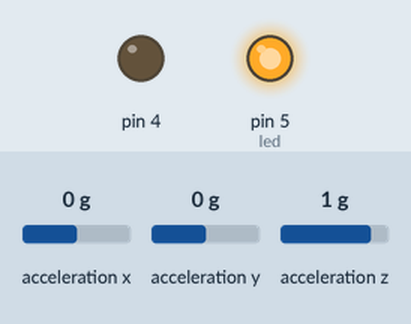
Recording of a sketch running on a simulated Arduino Uno, built for the host (arithmetic inside an expression is 32-bit, double 64-bit). Parts: output pins drawn as LEDs (lit = HIGH). Wiring (inferred from the names in the program): ADXL345 accelerometer at I2C address 0x53. The inputs (shaded band) are chosen by the test bench; at power-on: acceleration x 0 g, acceleration y 0 g, acceleration z 1 g. Storage starts empty; what the sketch prints to the serial monitor is not drawn.

Above: at 0.2 s.
At 2.2 s:
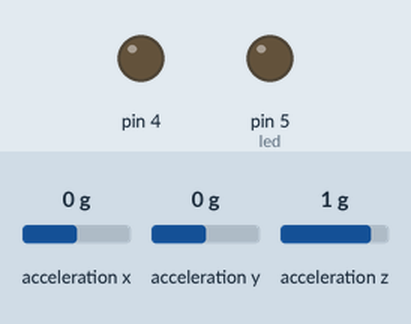
At 3.59 s:
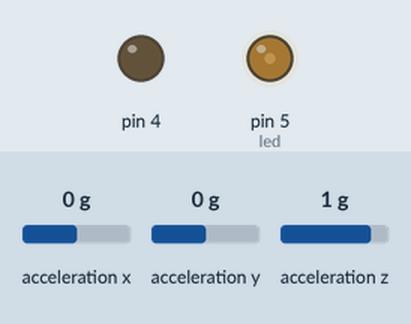
Timing chart, 0 to 40.0 s (numbered marks = the images above):
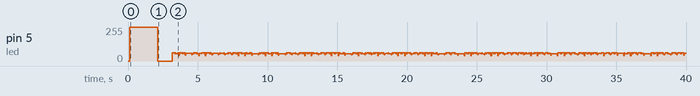

The sketch:

sd_loggingi2c_355.ino
```cpp
#define DEVID_AD                 0x00 //ADXL355BZ
#define DEVID_MST                0x01
#define PARTID                   0x02
#define REVID                    0x03
#define STATUS                   0x04
#define FIFO_ENTRIES             0x05
#define TEMP2                    0x06
#define TEMP1                    0x07
#define XDATA3                   0x08
#define XDATA2                   0x09
#define XDATA1                   0x0A
#define YDATA3                   0x0B
#define YDATA2                   0x0C
#define YDATA1                   0x0D
#define ZDATA3                   0x0E
#define ZDATA2                   0x0F
#define ZDATA1                   0x10
#define FIFO_DATA                0x11
#define OFFSET_X_H               0x1E
#define OFFSET_X_L               0x1F
#define OFFSET_Y_H               0x20
#define OFFSET_Y_L               0x21
#define OFFSET_Z_H               0x22
#define OFFSET_Z_L               0x23
#define ACT_EN                   0x24
#define ACT_THRESH_H             0x25
#define ACT_THRESH_L             0x26
#define ACT_COUNT                0x27
#define FILTER                   0x28
#define FIFO_SAMPLES             0x29
#define INT_MAP                  0x2A
#define SYNC                     0x2B
#define RANGE                    0x2C
#define POWER_CTL                0x2D
#define SELF_TEST                0x2E
#define RESET                    0x2F

#include <SD.h>
#include <SPI.h>
#include <Wire.h>

const int SD_CS = 10; // Pin 10 on Arduino Uno
const int acc_I2c = 0x53; //
const int led = 5; //
long values[20], t[9];
double x, y, z, x1, y1, z1, c;
String logFileName;
File logFile;
int i=0;

void setup() {
  Serial.begin(115200);
  Wire.begin();
  //TWBR = 12;

  if (!SD.begin(SD_CS)) {
    Serial.println("Card failed, or not present");
  }
  pinMode(SD_CS, OUTPUT);
  logFileName = nextLogFile();

  //adxl355 setting
  writeRegister(POWER_CTL, 0x00);  // writing 0 to to enable sensor
  writeRegister(RANGE, 0xC1);
  writeRegister(SELF_TEST, 0x00);  // writing 3 to to enable
  delay(100);
  logFile = SD.open(logFileName, FILE_WRITE);
  if (logFile) {
    Serial.println("writing");
    //test0.print("當您取消產品保修時。然後你真正擁有了這個產品。");
    //test0.close(); // close the file
  }
  // if the file didn't open, print an error:
  else {
    Serial.println("error opening test.txt");
    //return;
  }
  pinMode(led, OUTPUT);
  pinMode(4, OUTPUT);
  digitalWrite(4, LOW);
  digitalWrite(led, HIGH);
  delay(2000);
  digitalWrite(led, LOW);

  delay(1000);
}
void loop() {

  acc_data();


    Serial.print(x, 5);
    Serial.print(", ");
    Serial.print(y, 5);
    Serial.print(", ");
    Serial.println(z, 5);

  //delay(1);
  if (!logFile) {
    logFile = SD.open(logFileName, FILE_WRITE);
    Serial.println("file opened");
  }
  if (logFile) {
    //Serial.println("writing");
    digitalWrite(led, HIGH);
    logFile.print(x, 5);
    logFile.print(", ");
    logFile.print(y, 5);
    logFile.print(", ");
    logFile.println(z, 5);
    //logFile.close(); // close the file
  }
  // if the file didn't open, print an error:
  else {
    Serial.println("error opening test.txt");
    //return;
  }
  delay(1);
  digitalWrite(led, LOW);
  i++;
  if (i>=100){
  logFile.close(); // close the file
  i=0;}
}

void writeRegister(int reg, int data) {
  Wire.beginTransmission(acc_I2c);
  Wire.write(reg);
  Wire.write(data);
  Wire.endTransmission();
}

int readRegister(int reg) {
  Wire.beginTransmission(acc_I2c);
  Wire.write(reg);
  Wire.endTransmission();
  Wire.requestFrom(acc_I2c, 1);
  if (Wire.available() <= 1) {
    return Wire.read();
  }
}

void acc_data() {
  values[0] = readRegister(XDATA3);
  values[1] = readRegister(XDATA2);
  values[2] = readRegister(YDATA3);
  values[3] = readRegister(YDATA2);
  values[4] = readRegister(ZDATA3);
  values[5] = readRegister(ZDATA2);

  values[6] = readRegister(XDATA1);
  values[7] = readRegister(YDATA1);
  values[8] = readRegister(ZDATA1);

  //t[0] = readRegister(TEMP2);
  //t[1] = readRegister(TEMP1);

  x = (values[0] << 12) + (values[1] << 4) + (values[6] >> 4);
  y = (values[2] << 12) + (values[3] << 4) + (values[7] >> 4);
  z = (values[4] << 12) + (values[5] << 4) + (values[8] >> 4);

  if (x >= 0x80000) {
    x = x - (2 * 0x80000);
  }
  if (y >= 0x80000) {
    y = y - (2 * 0x80000);
  }
  if (z >= 0x80000) {
    z = z - (2 * 0x80000);
  }

  //c = (t[0] << 8) + t[1];
  //c = ((1852 - c) / 9.05) + 25.7;

  x = x * 0.00000390625;
  y = y * 0.00000390625;
  z = z * 0.00000390625;
}

String nextLogFile(void)
{
  String filename;
  int logn = 0;

  for (int i = 0; i < 999; i++){
    // Construct a file with PREFIX[Index].SUFFIX
    filename = String("logg");
    filename += String(logn);
    filename += ".";
    filename += String("txt");
    // If the file name doesn't exist, return it
    if (!SD.exists(filename))
    {
      return filename;
    }
    // Otherwise increment the index, and try again
    logn++;
  }

  return "";
}
```
